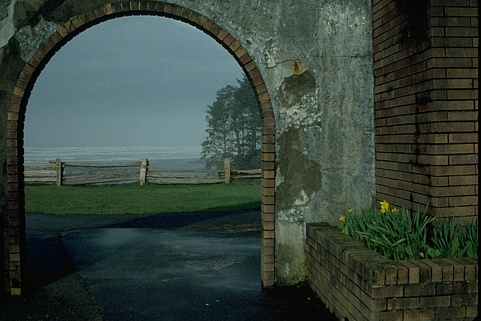
#> input picture data/im1.jpg, 481 x 321 px
$ python pw1_draft.py
#> lines starting #> are read from the running program, lines starting #| are printed output that depends on the picture
"""
Authors: Florian Lemarchand, Maxime Pelcat
Date: 2020
"""

# ========= Imports =========
import numpy as np
import matplotlib.pyplot as plt
from skimage.io import imread, imsave
from skimage.util import random_noise, img_as_ubyte, img_as_float


# Read image
im1 = imread('data/im1.jpg')
#> im1 is the input picture: shape (321, 481, 3); mean R, G, B 54.9, 68.2, 59.8
im2 = imread('data/im2.jpg')
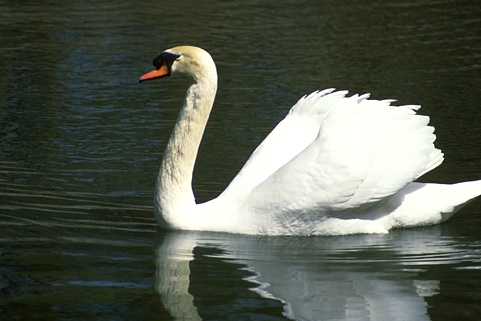
#> input picture data/im2.jpg, 481 x 321 px
#> im2 is the input picture: shape (321, 481, 3); mean R, G, B 86.6, 92.9, 81.5

# Print the shapes of the images
print('Shape of im1: {}'.format(im1.shape))
#| Shape of im1: (321, 481, 3)
print('Shape of im2: {}'.format(im2.shape))
#| Shape of im2: (321, 481, 3)

# Display the images
plt.subplot(2,1,1)
plt.title('Image 1')
plt.imshow(im1)
plt.subplot(2,1,2)
plt.title('Image 2')
plt.imshow(im2)
plt.show()
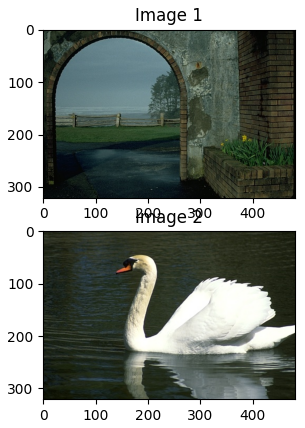
#> figure drawn by matplotlib, 2 panels
plt.close()

# Crop patchs
crop_1 = im1[0:150, 0:150]
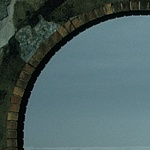
#> crop_1: shape (150, 150, 3); mean R, G, B 75.6, 96.4, 96.9
crop_2 = im2[0:100, 150:250]
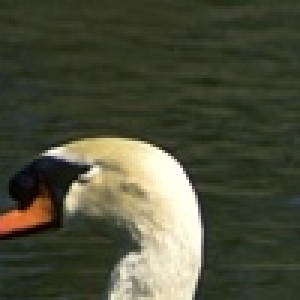
#> crop_2: shape (100, 100, 3) (shown 3 times larger); mean R, G, B 76.3, 77.8, 58.7

plt.subplot(2,2,1)
plt.title('Image 1')
plt.imshow(im1)
plt.subplot(2,2,2)
plt.title('Crop 1')
plt.imshow(crop_1)
plt.subplot(2,2,3)
plt.title('Image 2')
plt.imshow(im2)
plt.subplot(2,2,4)
plt.title('Crop 2')
plt.imshow(crop_2)
plt.show()
plt.close()

# Separate Image Channels
red_channel_1 = im1[:, :, 0]
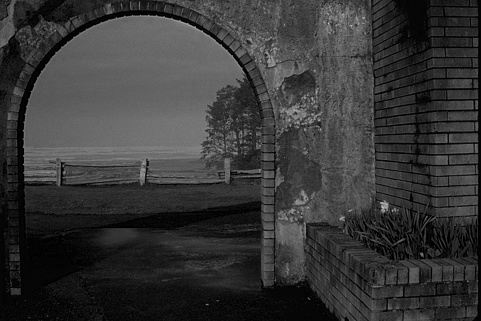
#> red_channel_1: shape (321, 481); min 0, max 192, mean 54.9
green_channel_2 = im2[:, :, 1]
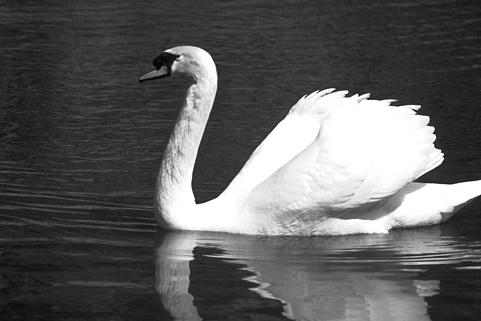
#> green_channel_2: shape (321, 481); min 0, max 255, mean 92.9

plt.subplot(2,2,1)
plt.title('Image 1')
plt.imshow(im1)
plt.subplot(2,2,2)
plt.title('Red Channel')
plt.imshow(red_channel_1, cmap='gray')
plt.subplot(2,2,3)
plt.title('Image 2')
plt.imshow(im2)
plt.subplot(2,2,4)
plt.title('Green Channel')
plt.imshow(green_channel_2, cmap='gray')
plt.show()
plt.close()

# Noise im1 with Gaussian Noise --> N(0,50)
# https://scikit-image.org/docs/dev/api/skimage.util.html#skimage.util.random_noise
mean = 0
sigma = 50
sigma = sigma / 255.  # Normalize sigma the standard deviation for 8-bit pixel values
var = np.square(sigma)  # Get variance from sigma
#> (the run stopped early here; a loop or call above may not have finished)
